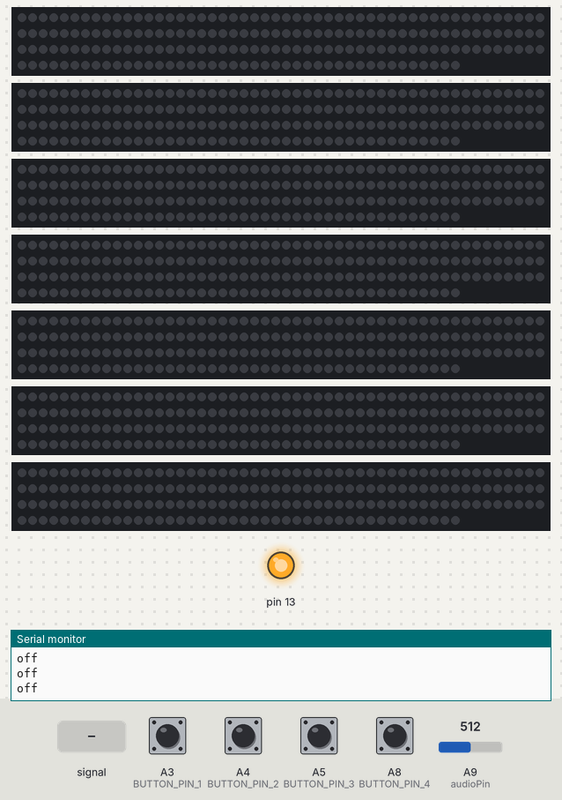
Simulated run of this sketch. Board: Teensy 4. On the bench: 7 × 192 RGB LEDs in strip order, left to right, continuing on the next row, output pins drawn as LEDs (lit = HIGH), the last lines printed to the serial monitor. The inputs (shaded band) are chosen by the test bench; at power-on: A3 (BUTTON_PIN_1), A4 (BUTTON_PIN_2), A5 (BUTTON_PIN_3), A8 (BUTTON_PIN_4) HIGH, A9 (audioPin) = 512. Dim RGB values are drawn brighter than linear; pins used as bus, display or sensor lines are not drawn.

Above: at 1.2 s.
1.3 s: A4 (BUTTON_PIN_2) pulled LOW for 0.15 s
At 1.9 s:
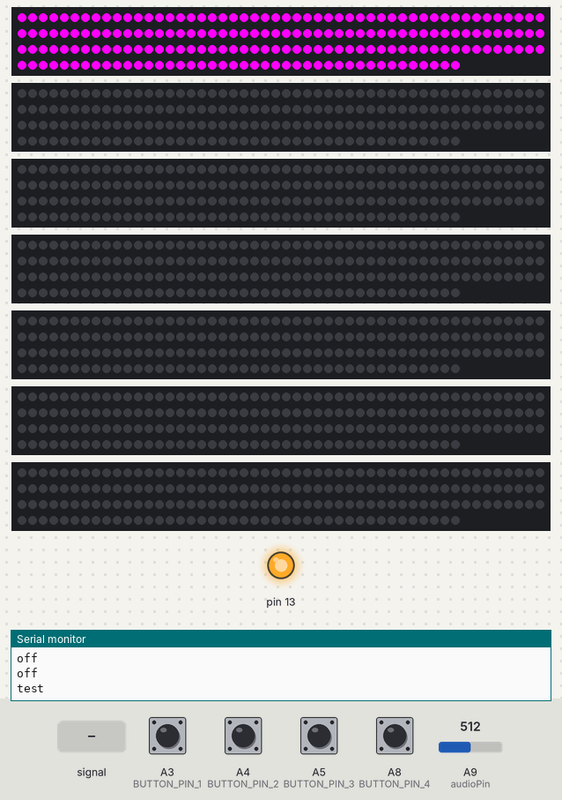
4.4 s: A5 (BUTTON_PIN_3) pulled LOW for 1 s
At 7.23 s:
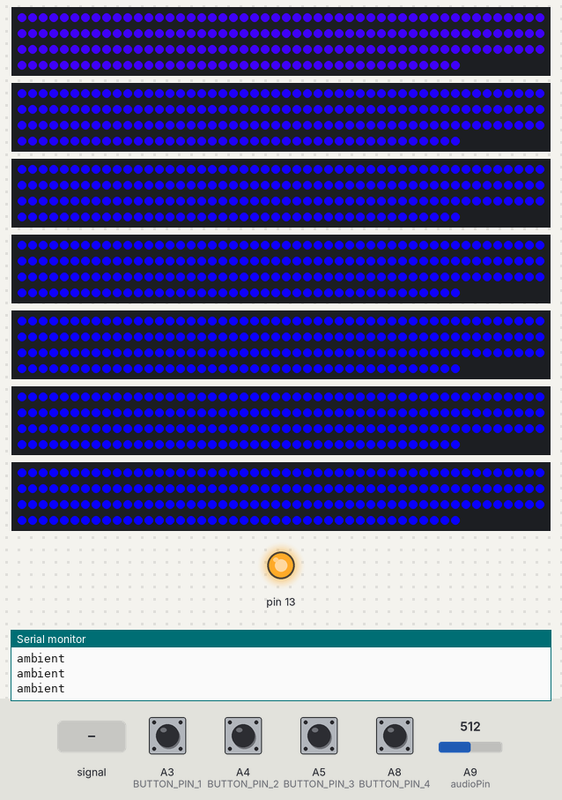
8.4 s: A8 (BUTTON_PIN_4) pulled LOW for 0.15 s
At 9.1 s:
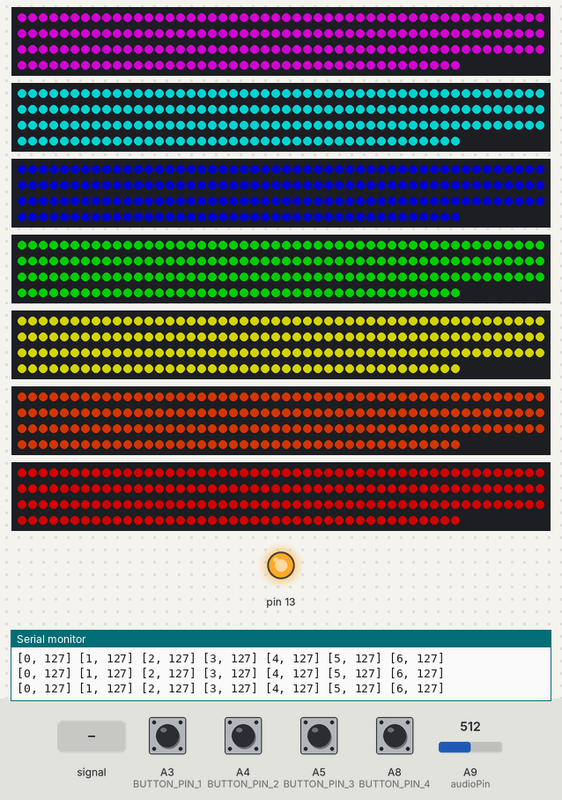
10.0 s: A9 (audioPin) fed a 200 Hz sine of ±460 counts around its level
At 10.24 s:
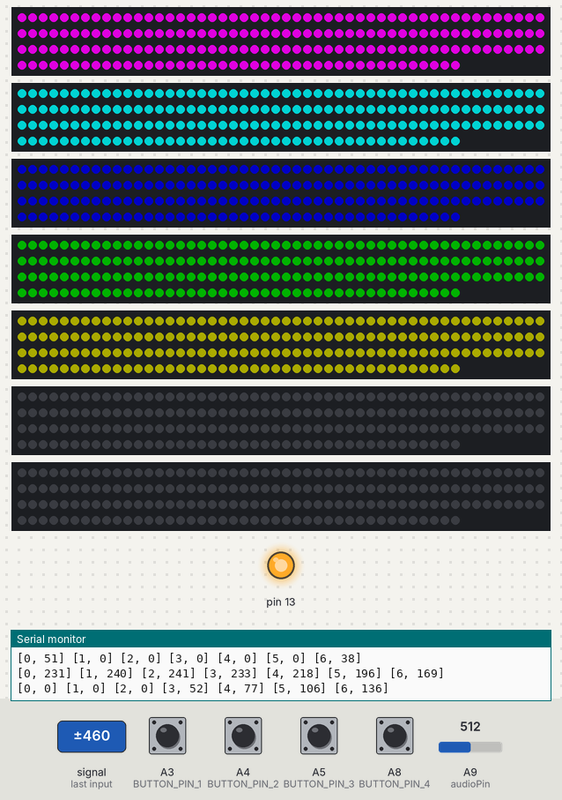
12.5 s: A5 (BUTTON_PIN_3) pulled LOW for 0.15 s
At 12.8 s:
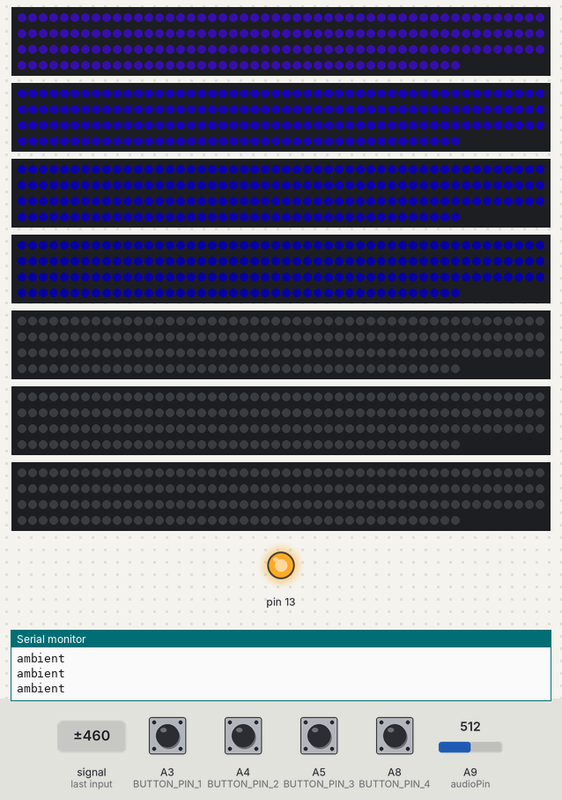
13.2 s: A8 (BUTTON_PIN_4) pulled LOW for 1 s
At 13.86 s:
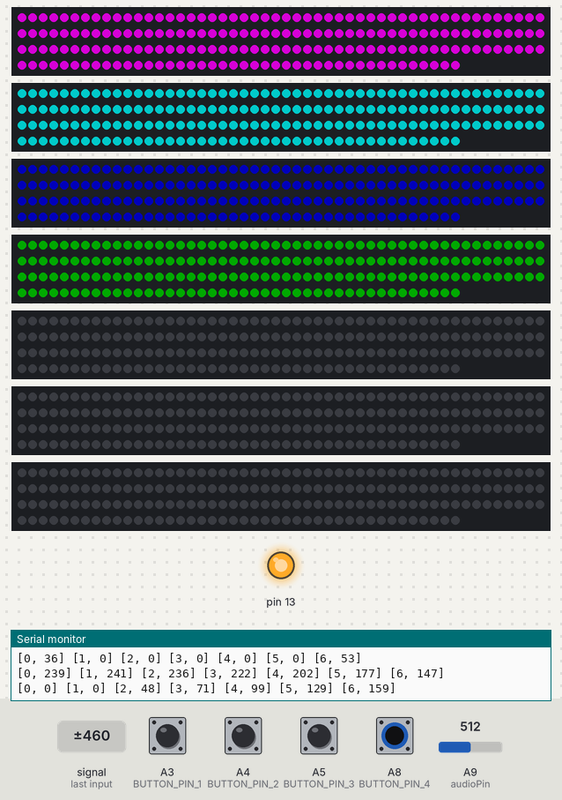
Timing chart, 0 to 16.2 s (numbered marks = the images above; inputs shaded):
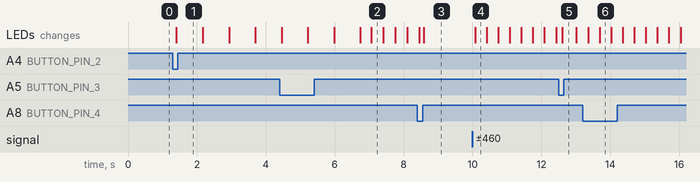

The sketch:

LightCube_Jan2_Neopatterns_WORKING.ino
```cpp
/*

LIGHT CUBES for NACO Hack the Sympony Concert - Feb 3 & 5, 2018.
Written by Andrew E. Pelling
pHacktory Inc
GitHub:

Description of build and hardware:
https://www.phacktory.com/blog/......

HARDWARE REQUIREMENTS:
- TEENSY 3.6: https://www.pjrc.com/store/teensy36.html
- OCTOWS2811 Adaptor with CAT6 cable: https://www.pjrc.com/store/octo28_adaptor.html
    Pin 2:  LED Strip #1 (Orange)
    Pin 14: LED strip #2 (Blue)
    Pin 7:  LED strip #3 (Green)
    Pin 8:  LED strip #4 (Brown)
    Pin 6:  LED strip #5 (Orange)
    Pin 20: LED strip #6 (Blue)
    Pin 21: LED strip #7 (Green)
    Pin 5:  LED strip #8 (Brown)
    Pins 3, 4, 15 & 16 - DO NOT USE

LIBRARIES AND CREDITS
  - Bounce2 library found here:
    https://github.com/thomasfredericks/Bounce2
  - Adafruit Neopixel Library:
    https://github.com/adafruit/Adafruit_NeoPixel
  - Original version of the Neopatterns library:
    https://learn.adafruit.com/multi-tasking-the-arduino-part-3
  - Modified version of the Neopatterns library (Neopatterns.h):
    https://learn.adafruit.com/multi-tasking-the-arduino-part-3
  - MSGEQ7 audio spectrum code adapted from:
    https://imgur.com/a/jYhRk
*/

// LIBRARIES

#include <Bounce2.h>
#include <Adafruit_NeoPixel.h>
#include <Neopatterns.h>

// COMMON USER VARIABLES

#define NUM_BANDS 7                   // Number of audio bands on the MSGEQ7,
                                      // Number corresponds to the number of Light Cubes
#define NUM_LEDS 192                  // Total number of LEDs on the WS2812b strips inside
                                      // each Light Cube
int defaultBrightness = 255;          // Default brghtness setting of the LEDs (0 to 255)
int numReads = 1;                     // Audio data averaging. Set to 1 for NO averging
int baseline = 35;                    // Audio noise level
const unsigned long loop_dlay = 0;    // loop delay to slow down display update rate

// NEOPATTERN SETUP

void Cube1Complete();
void Cube2Complete();
void Cube3Complete();
void Cube4Complete();
void Cube5Complete();
void Cube6Complete();
void Cube7Complete();

// Define some NeoPatterns for each of the 7 Light Cubes
NeoPatterns Cube1(NUM_LEDS, 2, NEO_GRB + NEO_KHZ800, &Cube1Complete);
NeoPatterns Cube2(NUM_LEDS, 14, NEO_GRB + NEO_KHZ800, &Cube2Complete);
NeoPatterns Cube3(NUM_LEDS, 7, NEO_GRB + NEO_KHZ800, &Cube3Complete);
NeoPatterns Cube4(NUM_LEDS, 8, NEO_GRB + NEO_KHZ800, &Cube4Complete);
NeoPatterns Cube5(NUM_LEDS, 6, NEO_GRB + NEO_KHZ800, &Cube5Complete);
NeoPatterns Cube6(NUM_LEDS, 20, NEO_GRB + NEO_KHZ800, &Cube6Complete);
NeoPatterns Cube7(NUM_LEDS, 21, NEO_GRB + NEO_KHZ800, &Cube7Complete);

// Array of Light Cubes
NeoPatterns Cubes[7] = {Cube1, Cube2, Cube3, Cube4, Cube5, Cube6, Cube7};

// Setting colors for each freqnecy band
uint32_t bandColor[7] = {
  Cubes[0].Color(255,0,255),   // Violet  - 63 Hz center frequency
  Cubes[1].Color(0,255,255),   // Indigo  - 160 Hz center frequency
  Cubes[2].Color(0,0,255),     // Blue    - 400 Hz center frequency
  Cubes[3].Color(0,225,0),     // Green   - 1000 Hz center frequency
  Cubes[4].Color(255,255,0),   // Yellow  - 2500 Hz center frequency
  Cubes[5].Color(255,64,0),    // Orange  - 6250 Hz center frequency
  Cubes[6].Color(255,0,0)      // Red     - 16000 Hz center frequency
};

// MSGEQ7 AUDIO ANALYZER SETUP

const byte audioPin           = A9;   // audio data from shield
const byte strobePin          = 1;    // data strobe for shield
const byte resetPin           = 0;    // reset strobe for shield
const int noise[]             = {1, 1, 1, 1, 1, 1, 1};    // set this to magnitude of noise
const float gain[]            = {1.0, 1.0, 1.0, 1.0, 1.0, 1.0, 1.0};    // gain for each band
int mag = 0;          //the magnitude of a freq band
int numON[7];         //the number of LEDs on in a freq band
int bright = 0;       //brightness of LEDSs in each band
float fl_mag = 0.0;   //floating point mag after noise removal and scaling

// BUTTON BOUNCE SETUP

#define BUTTON_PIN_1 17   // All off button pin
#define BUTTON_PIN_2 18   // Test button pin
#define BUTTON_PIN_3 19   // Ambient button
#define BUTTON_PIN_4 22   // Spectrum button
Bounce spectrumButton = Bounce();
Bounce ambientButton = Bounce();
Bounce testButton = Bounce();
Bounce offButton = Bounce();

// LIGHT CUBE MODE CONTROL

String mode = "off";    // Mode setting
int blinkTest = 0;      // Counter for test() function

void setup() {
  // Start serial output
  Serial.begin(115200);

  // Power indicator
  pinMode(13, OUTPUT);
  digitalWrite(13, HIGH);

  // Setting up the MSGEQ7 IC
  pinMode(resetPin, OUTPUT);
  pinMode(strobePin, OUTPUT);
  digitalWrite(resetPin,HIGH);
  delayMicroseconds(5);
  digitalWrite(strobePin,HIGH);
  delayMicroseconds(50);
  digitalWrite(strobePin,LOW);
  delayMicroseconds(50);
  digitalWrite(resetPin,LOW);
  delayMicroseconds(5);
  digitalWrite(strobePin,HIGH);
  delayMicroseconds(100);

  // Setup buttons with internal pull-ups
  pinMode(BUTTON_PIN_1,INPUT_PULLUP);
  offButton.attach(BUTTON_PIN_1);
  offButton.interval(5);
  pinMode(BUTTON_PIN_2,INPUT_PULLUP);
  testButton.attach(BUTTON_PIN_2);
  testButton.interval(5);
  pinMode(BUTTON_PIN_3,INPUT_PULLUP);
  ambientButton.attach(BUTTON_PIN_3);
  ambientButton.interval(5);
  pinMode(BUTTON_PIN_4,INPUT_PULLUP);
  spectrumButton.attach(BUTTON_PIN_4);
  spectrumButton.interval(5);

  // Initialize the Light Cubes
  for (int i = 0; i<7; i++) {
    Cubes[i].begin();
    Cubes[i].Update();
  }
}

void loop() {

  setMode();  // Set the operating mode

  if (mode == "spectrum") {
    spectrum();
  } else if (mode == "ambient") {
    ambient();
  } else if (mode == "test") {
    test();
  } else if (mode == "off") {
    off();
  }
  delay(loop_dlay);
}

// GET AUDIO FREQUENCY SPECTRUM

void spectrum() {

  // Collect amplitude data for each frequency band
  for(int band = 0; band < 7; band++) {
    // AVERAGING (set numReads to 1 for no averaging)
    int reads = 0;      // Holds cumulative audio reads
    for (int i = 0; i < numReads; i++) {
      digitalWrite(strobePin, LOW); //set analyzer to low to read
      delayMicroseconds(40);
      reads += analogRead(audioPin);
      digitalWrite(strobePin, HIGH); //set analyzer back to high
    }
    mag = reads/numReads;

    // Convert reading into brighness level
    mag = max(0, (mag - noise[band]));            // Creates magnitude of frequency
    fl_mag = gain[band] * float(mag);             // Adjusts magnitude for gain
    numON[band] = map(fl_mag, 0, 1024, 0, 255);   // Map to brightness value from 0 to 255

    // Filter out data below baseline
    if (numON[band] < baseline) {
      numON[band] = 0;
    }

    Serial.print("[");
    Serial.print(band);
    Serial.print(", ");
    Serial.print(numON[band]);
    Serial.print("] ");
  }
  Serial.println();

  // Set brightness for each band
  for (int i = 0; i < 7; i++) {
    Cubes[i].setBrightness(numON[i]);
  }

  // Display each band on Light Cubes
  for (int i = 0; i < 7; i++) {
    Cubes[i].ColorSet(bandColor[i]);
  };
}

// AMBIENT LIGHTING FUNCTION

void ambient() {

  Serial.println("ambient");

  for (int i = 0; i < 7; i++) {
    Cubes[i].Update();
    Cubes[i].setBrightness(defaultBrightness);
  }

  // All blue fades
  for (int i = 0; i < 7; i++) {
    Cubes[i].ActivePattern = FADE;
    Cubes[i].TotalSteps = (i+1)*32;
    Cubes[i].Color1 = Cubes[i].Color(255/(4*(i+1)),0,255);
    Cubes[i].Color2 = Cubes[i].Color(16,16,16);
  }
}

// TEST FUNCTION

void test() {

  Serial.println("test");

  for (int i = 0; i < 7; i++) {
    Cubes[i].Update();
  }

  // First time through test loop, start Light Cubes
  if (blinkTest == 0) {
    for (int i = 0; i < 7; i++) {
      Cubes[i].setBrightness(defaultBrightness);
      Cubes[i].ColorSet(Cubes[i].Color(0, 0, 0));
    }
  }

  // Blink each Light Cube in sequence 1 to 7
  // during first pass through test loop
  if (blinkTest < 1) {
    setMode();
    for (int i = 0; i < 7; i++) {
      if (i == 0) {
        Cubes[i].ColorSet(bandColor[i]);
        Cubes[6].ColorSet(Cubes[6].Color(0, 0, 0));
        setMode();
      } else if (i > 0) {
        Cubes[i].ColorSet(bandColor[i]);
        Cubes[i-1].ColorSet(Cubes[i-1].Color(0, 0, 0));
        setMode();
      }
      delay(750);
    }
    blinkTest++;
    Cubes[6].ColorSet(Cubes[6].Color(0, 0, 0));
  }

  // After blinking each Light Cube, show a rainbow pattern
  // with different speeds in each Light Cube until mode change
  if (blinkTest == 1) {
    for (int i = 0; i<7; i++) {
      Cubes[i].ActivePattern = RAINBOW;
      Cubes[i].TotalSteps = 255;
      Cubes[i].Interval = i*2;
    }
  }
}

// OFF FUNCTION

void off() {

  Serial.println("off");

  // Turn all Light Cubes off
  for (int i = 0; i<7; i++) {
    Cubes[i].ColorSet(Cubes[i].Color(0, 0, 0));
  }
}

// SET MODE FUNCTION

void setMode() {
  spectrumButton.update();
  ambientButton.update();
  testButton.update();
  offButton.update();

  int b1 = offButton.read();
  int b2 = testButton.read();
  int b3 = ambientButton.read();
  int b4 = spectrumButton.read();

  if ( b1 == LOW && b2 == HIGH && b3 == HIGH && b4 == HIGH) {
    mode = "off";
  } else if ( b1 == HIGH && b2 == LOW && b3 == HIGH && b4 == HIGH) {
    mode = "test";
    blinkTest = 0;
  } else if ( b1 == HIGH && b2 == HIGH && b3 == LOW && b4 == HIGH) {
    mode = "ambient";
  } else if ( b1 == HIGH && b2 == HIGH && b3 == HIGH && b4 == LOW) {
    mode = "spectrum";
  } else {
    mode = mode;
  }
}


// COMPLETION FUNCTIONS FOR NEOPATTERNS

void Cube1Complete() {
  if (mode == "ambient") {
    Cubes[0].Reverse();
  } else if (mode == "test") {
    Cubes[0].Reverse();
  }
}

void Cube2Complete() {
  if (mode == "ambient") {
    Cubes[1].Reverse();
  } else if (mode == "test") {
    // something
  }
}

void Cube3Complete() {
  if (mode == "ambient") {
    Cubes[2].Reverse();
  } else if (mode == "test") {
    // something
  }
}

void Cube4Complete() {
  if (mode == "ambient") {
    Cubes[3].Reverse();
  } else if (mode == "test") {
    Cubes[3].Reverse();
  }
}

void Cube5Complete() {
  if (mode == "ambient") {
    Cubes[4].Reverse();
  } else if (mode == "test") {
    // something
  }
}

void Cube6Complete() {
  if (mode == "ambient") {
    Cubes[5].Reverse();
  } else if (mode == "test") {
    // something
  }
}

void Cube7Complete() {
  if (mode == "ambient") {
    Cubes[6].Reverse();
  } else if (mode == "test") {
    Cubes[6].Reverse();
  }
}
```

Source omitted: Neopatterns.h (8567 bytes)

Measured:
- after the input at 1.3 s, the LEDs: change after 0.11 s (image 1)
- after the input at 4.4 s, the LEDs: first differ from a run without the input after 2.7 s (image 2)
- after the input at 8.4 s, the LEDs: first differ from a run without the input after 0.19 s (image 3)
- after the input at 10.0 s, the LEDs: change after 0.08 s (image 4)
- after the input at 12.5 s, the LEDs: change after 0.11 s (image 5)
- after the input at 13.2 s, the LEDs: first differ from a run without the input after 0.49 s (image 6)
